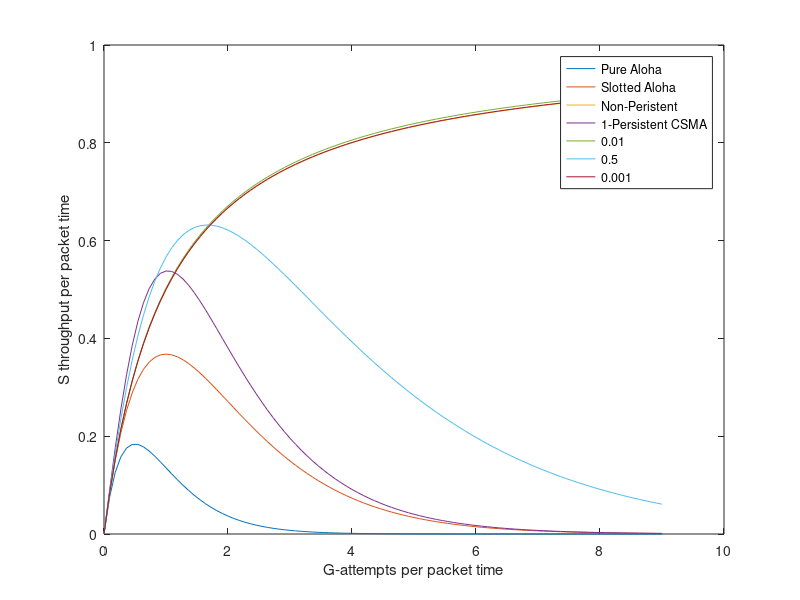

Source code (MATLAB):
% matlab code to plot the throughput vs G praph for Aloha, slotted aloha, Non-persisient CSMA, 1 persistent CSMA etc
clc;
clear all;
close all;
G=linspace(0,9,100);

%throughput of pure Aloha
Pure_aloha_s=G.*(exp(-2*G))
%throughput of slotted aloha
Slotted_aloha_s=G.*(exp(-G))
%throughput of non peristent CSMA
Non_perisient_s=G./(1+G)
%throughput of 1-persistent CSMA
one_per_s=(G+G.^2)./(1+(G.*exp(G)))

%throughtput of other related to 1-persistent CSMA
pers_0o01_s=(G+0.01*G.^2)./(1+(G.*exp(0.01*G)))
pers_0o5_s=(G+0.5*G.^2)./(1+(G.*exp(0.5*G)))
pers_0o001_s=(G+0.001*G.^2)./(1+(G.*exp(0.001*G)))

%plots
plot(G, Pure_aloha_s)
hold on
plot(G,Slotted_aloha_s )
plot(G, Non_perisient_s)
plot(G,one_per_s)
plot(G,pers_0o01_s)
plot(G,pers_0o5_s)
plot(G,pers_0o001_s)

%labeling
legend('Pure Aloha','Slotted Aloha','Non-Peristent','1-Persistent CSMA','0.01','0.5','0.001')
xlabel('G-attempts per packet time')
ylabel('S throughput per packet time')

